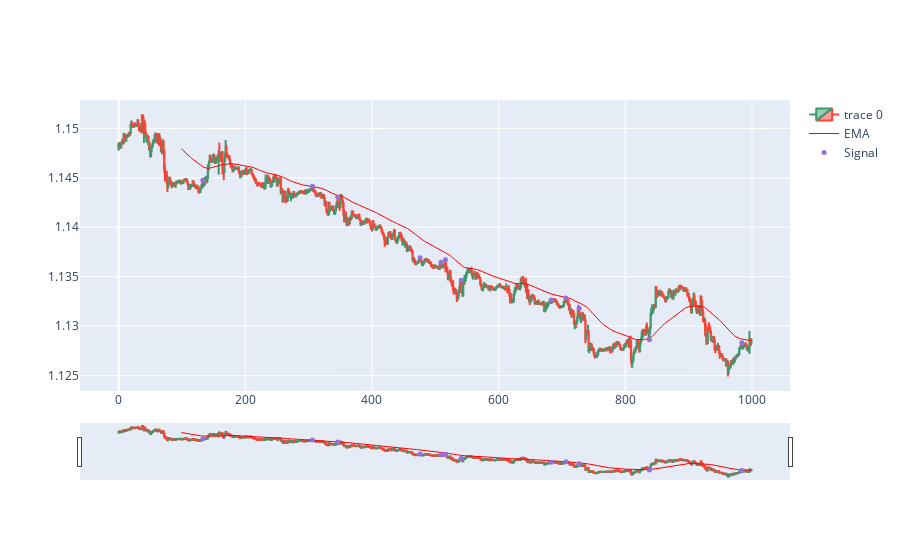

The notebook cell this image was saved under:
### Code cell
import plotly.graph_objects as go
from plotly.subplots import make_subplots
from datetime import datetime

dfpl = df[0:1000]

fig = go.Figure(data=[go.Candlestick(x=dfpl.index,
                open=dfpl['Open'],
                high=dfpl['High'],
                low=dfpl['Low'],
                close=dfpl['Close']),
                go.Scatter(x=dfpl.index, y=dfpl.EMA, line=dict(color='red', width=1), name="EMA")])

fig.add_scatter(x=dfpl.index, y=dfpl['pointpos'], mode="markers",
                marker=dict(size=5, color="MediumPurple"),
                name="Signal")
fig.show()

### Figure 1 — Plotly figure (JSON) as saved in the notebook; plotly's stock layout.template omitted (floating-point values rounded to 4 significant figures; data arrays with more than 128 entries replaced by an {"elided": "..."} marker saying what was removed)
{"data": [{"close": {"elided": "1000 float values"}, "high": {"elided": "1000 float values"}, "low": {"elided": "1000 float values"}, "open": {"elided": "1000 float values"}, "type": "candlestick", "x": {"elided": "1000 int values"}}, {"line": {"color": "red", "width": 1}, "name": "EMA", "type": "scatter", "x": {"elided": "1000 int values"}, "y": {"elided": "1000 float values"}}, {"marker": {"color": "MediumPurple", "size": 5}, "mode": "markers", "name": "Signal", "type": "scatter", "x": {"elided": "1000 int values"}, "y": {"elided": "1000 float values"}}], "layout": {}}
